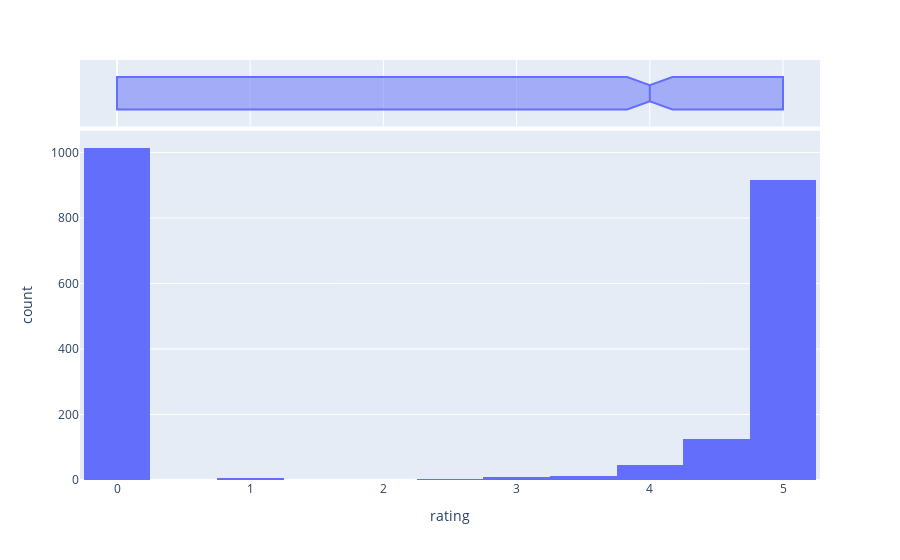

The notebook cell this image was saved under:
### Code cell
rating = duckdb.sql(
"""
SELECT rating
FROM wdata
"""
).df()

rating_fig = px.histogram(
    rating,
    x='rating',
    marginal="box",
)

rating_fig.show()

### Figure 1 — Plotly figure (JSON) as saved in the notebook; plotly's stock layout.template omitted (floating-point values rounded to 4 significant figures; data arrays with more than 128 entries replaced by an {"elided": "..."} marker saying what was removed)
{"data": [{"alignmentgroup": "True", "bingroup": "x", "hovertemplate": "rating=%{x}<br>count=%{y}<extra></extra>", "legendgroup": "", "marker": {"color": "#636efa", "pattern": {"shape": ""}}, "name": "", "offsetgroup": "", "orientation": "v", "showlegend": false, "type": "histogram", "x": {"elided": "2130 float values"}, "xaxis": "x", "yaxis": "y"}, {"alignmentgroup": "True", "hovertemplate": "rating=%{x}<extra></extra>", "legendgroup": "", "marker": {"color": "#636efa"}, "name": "", "notched": true, "offsetgroup": "", "showlegend": false, "type": "box", "x": {"elided": "2130 float values"}, "xaxis": "x2", "yaxis": "y2"}], "layout": {"barmode": "relative", "legend": {"tracegroupgap": 0}, "margin": {"t": 60}, "xaxis": {"anchor": "y", "domain": [0, 1], "title": {"text": "rating"}}, "xaxis2": {"anchor": "y2", "domain": [0, 1], "matches": "x", "showgrid": true, "showticklabels": false}, "yaxis": {"anchor": "x", "domain": [0, 0.8316], "title": {"text": "count"}}, "yaxis2": {"anchor": "x2", "domain": [0.8416, 1], "matches": "y2", "showgrid": false, "showline": false, "showticklabels": false, "ticks": ""}}}
